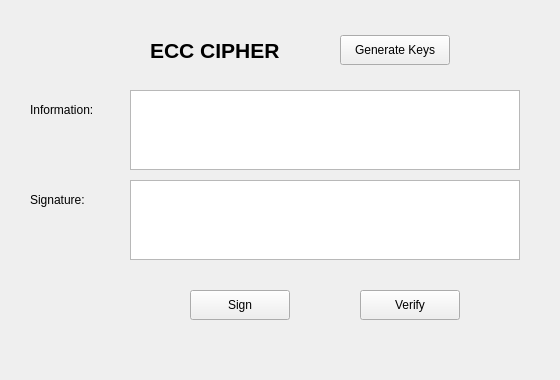
<?xml version="1.0" encoding="UTF-8"?>
<ui version="4.0">
 <class>MainWindow</class>
 <widget class="QMainWindow" name="MainWindow">
  <property name="geometry">
   <rect>
    <x>0</x>
    <y>0</y>
    <width>560</width>
    <height>380</height>
   </rect>
  </property>
  <property name="windowTitle">
   <string>ECC Cipher</string>
  </property>
  <widget class="QWidget" name="centralwidget">
   <widget class="QLabel" name="label_title">
    <property name="geometry">
     <rect>
      <x>150</x>
      <y>30</y>
      <width>180</width>
      <height>40</height>
     </rect>
    </property>
    <property name="font">
     <font>
      <pointsize>16</pointsize>
      <weight>75</weight>
      <bold>true</bold>
     </font>
    </property>
    <property name="text">
     <string>ECC CIPHER</string>
    </property>
   </widget>
   <widget class="QPushButton" name="btn_gen_keys">
    <property name="geometry">
     <rect>
      <x>340</x>
      <y>35</y>
      <width>110</width>
      <height>30</height>
     </rect>
    </property>
    <property name="text">
     <string>Generate Keys</string>
    </property>
   </widget>
   <widget class="QLabel" name="label_info">
    <property name="geometry">
     <rect>
      <x>30</x>
      <y>100</y>
      <width>90</width>
      <height>20</height>
     </rect>
    </property>
    <property name="text">
     <string>Information:</string>
    </property>
   </widget>
   <widget class="QTextEdit" name="txt_info">
    <property name="geometry">
     <rect>
      <x>130</x>
      <y>90</y>
      <width>390</width>
      <height>80</height>
     </rect>
    </property>
   </widget>
   <widget class="QLabel" name="label_sign">
    <property name="geometry">
     <rect>
      <x>30</x>
      <y>190</y>
      <width>90</width>
      <height>20</height>
     </rect>
    </property>
    <property name="text">
     <string>Signature:</string>
    </property>
   </widget>
   <widget class="QTextEdit" name="txt_sign">
    <property name="geometry">
     <rect>
      <x>130</x>
      <y>180</y>
      <width>390</width>
      <height>80</height>
     </rect>
    </property>
   </widget>
   <widget class="QPushButton" name="btn_sign">
    <property name="geometry">
     <rect>
      <x>190</x>
      <y>290</y>
      <width>100</width>
      <height>30</height>
     </rect>
    </property>
    <property name="text">
     <string>Sign</string>
    </property>
   </widget>
   <widget class="QPushButton" name="btn_verify">
    <property name="geometry">
     <rect>
      <x>360</x>
      <y>290</y>
      <width>100</width>
      <height>30</height>
     </rect>
    </property>
    <property name="text">
     <string>Verify</string>
    </property>
   </widget>
  </widget>
 </widget>
 <resources/>
 <connections/>
</ui>
